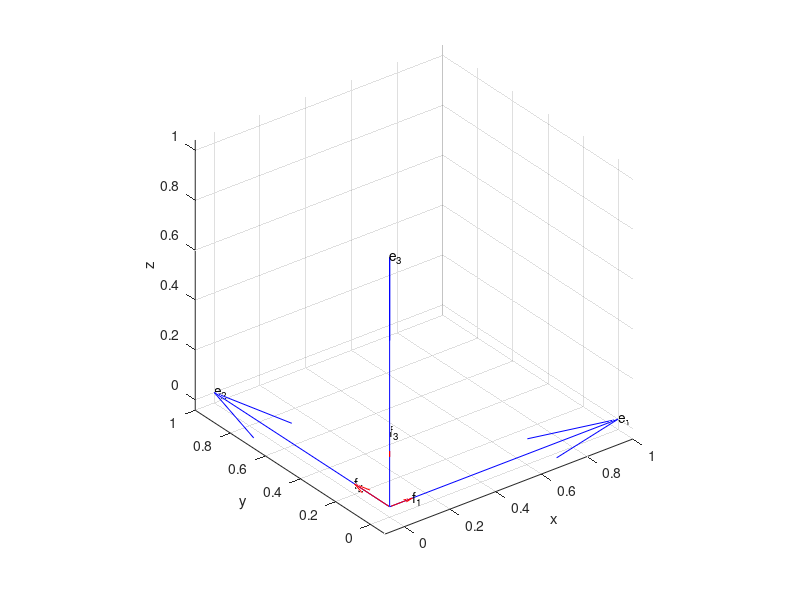

MATLAB code for this plot: (Note: this script raises an error after producing the figure.)
function tutor_introframes %TUTOR
%TUTOR_INTROFRAMES Introduction to frames in finite dimensions
%
%   This demonstration explains some basic concepts of the frame theory using
%   linear algebra examples in $\mathbb{R}^L$ ($L=3$, $L=2$). 
%
%   Basic frame theory
%   ------------------
%
%   A frame in a Hilbert space $\mathcal{H}$ is a collection of vectors 
%   $\varphi_n\in\mathcal{H}$ for which the following holds for all $f\in \mathcal{H}$ :
%
%   ..
%       A||f||^2 <= sum |<\varphi_n,f>|^2 <= B||f||^2
%                    n
%
%   .. math:: A||f||^2 \leq \sum_n |\langle \varphi_n,f \rangle|^2\leq
%      B||f||^2
%
%   with frame bounds $A,B$ being $0<A\leq B < \infty$. Analysis operator
%   associated with a frame is denoted $F^*:\mathcal{H}\rightarrow\mathcal{G}$,
%   and acts as $F^*f=\langle \varphi_n,f \rangle$ for all $n$
%   The synthesis operator is denoted as $F:\mathcal{G}\rightarrow\mathcal{H}$ 
%   and acts as $Fc=\sum_n\varphi_n c_n$. Operators are adjoint to each
%   other.
%   A frame operator $S:\mathcal{H}\rightarrow\mathcal{H}$ is
%   invertible on $\mathcal{H}$ and it is formed as $S=FF^*$. The Grammian
%   $G:\mathcal{G}\rightarrow\mathcal{G}$ is given as $G=F^*F$.
%
%   In case $\mathcal{H}=\mathbb{C}^L$, frame vectors can be organized as
%   columns of a matrix which then forms the frame synthesis operator 
%   $F$ and the analysis operator is its adjoint $F^*$. 
%
%
%   Fundamental operator spaces
%   ---------------------------
%
%   rank, full row rank..
%   
%
%   References: ch08 koche08 caku13
%

%% 
%   Setup
%   -----
%   MAT2DOC: AUDIO 'This is gspi' gspi 44100
%   MAT2DOC: AUDIO 'This is gspi' 0.5*gspi 44100
%   MAT2DOC: AUDIO 'This is gspi' 0.7*gspi 44100
%
f = [0.1,0.2,0.3]';

%% 
%   Case 1: Orthonormal basis
%   -------------------------
%
%   In the following code snippet, columns of the matrix we create a orthonormal
%   basis in $\mathbb{R}^3$.
%   

% Identity matrix
F1 = eye(3)

%%  
%   Next, we plot the frame vectors as  

% Plot it
plotCurrent(F1,f,f)

%%
%   We apply the analysis operator of the frame just created and plot.  
%

% Analysis operator is conjugate transpose F1'
c1 = F1'*f

%%
%   Frame operator
S = F1*F1'

%%
%   Gram operator
G = F1'*F1

%%
%   Frame bounds and related 

% Lower frame bound
A = min(svd(F1))^2; % This is equivalent: A = min(eigs(S))

% Upper frame bound
B = max(svd(F1))^2; % This is equivalent: B = max(eigs(S))

fprintf('Lower frame bound A=%d, upper framebound B=%d\n',A,B)

% Condition number 
cond_num = norm(B/A); 

% Norm of a matrix
matrix_norm = sqrt(B);

% Redundancy of a frame
[M,N] = size(F1);
framered = N/M;

fprintf('Cond. num=%d\nmatrix norm = %d\nframe redundancy=%d\n',...
         cond_num, matrix_norm, framered)
     
%%
%   Fundamental spaces of operators derived from the singular value
%   decomposition.
%


     
     
%%
%   Additional frame parameters

% Is it tight?
is_tight = A == B;

% Is it Parseval tight?
is_parsevaltight = (A == 1 && B == 1);

% Is it equal norm?
is_equalnorm = all(sum(F1.^2).^(1/2) == norm(F1(:,1)));

% Is it equiangular?
% (All off-diagonal entries in the Gram matrix should be equal)
is_equiangular = all( G(~eye(size(G))) == G(1,2) );

fprintf(['Frame is tight? %s\nFrame is Parseval tight %s?\nFrame is ',...
         'equal-norm? %s\nFrame is equiangular? %s'],...
         ltos(is_tight),ltos(is_parsevaltight),ltos(is_equalnorm),...
         ltos(is_equiangular));

% [U,s,V]=svd([1,0;0,1;1,1]);

% Project orthonormal basis in 3D to a 2D plane and check properties 
% of the resulting frame (Naimark theorem) 

%%
%   Case 2: Another orthonormal basis
%   ---------------------------------
%
%   This is unitary isomorphic to F1 as it is obtained
%   as F2=R*F1, where R is unitary rotation matrix.
%   (rotated by 20 degrees)
F2 = rot(F1,20)

%%
%   Visualize the same vector
%

% Plot it
plotCurrent(F2,f,f);

%%
%   Gram matrix and all other frame properties are equal to case 1.
S2 = F2*F2'

%%
%   Case 3: Redundant tight frame
%   -----------------------------
%
%   In the following, we add 4th column to the frame from case 1. It cannot
%   be a basis as 

F3 = [0 sin(pi/3)  -sin(pi/3) 0
      0 sin(pi/6)  sin(pi/6)  -sin(pi/6)
      1 -sin(pi/6) -sin(pi/6) -sin(pi/6) ];
F3 = normalize(F3)
  
norm(F3(:,4))

% Plot it
plotCurrent(F3,f,f);
% Lower frame bound
A = min(svd(F3))^2; % This is equivalent: A = min(eigs(S))

% Upper frame bound
B = max(svd(F3))^2; % This is equivalent: B = max(eigs(S))

fprintf('Lower frame bound A=%d, upper framebound B=%d\n',A,B)

%%
%   Case X: Frame for a subspace


%% 
%   Case X: Checking Naimark theorem 

%%
%   Case X: Making any frame tight


function plotfinframe(A,B)
% Funkce vykresli v R^3 system generatoru obsazeny ve sloupcich A,
% pokud je zadano, tak i B, pak jinou barvou vykresli i druhy system
% generatoru.
% h....handle na osy, v nichz probehlo vykresleni

%% Kresleni
[~,n] = size(A);
% puvodni frejm
zer = zeros(n,1);
quiver3(zer,zer,zer,A(1,:)',A(2,:)',A(3,:)',0,'b');
hold on;
for cnt = 1:n
    text(A(1,cnt), A(2,cnt), A(3,cnt),['e_' num2str(cnt)]);
end

xlabel('x');
ylabel('y');
zlabel('z');
axis equal;

% druhy frejm
if nargin>1
    quiver3(zer,zer,zer,B(1,:)',B(2,:)',B(3,:)',0,'r');
    for cnt = 1:n
        text(B(1,cnt), B(2,cnt), B(3,cnt),['f_' num2str(cnt)]);
    end
end
axis equal;
hold off;


function plotCurrent(A,x,xhat)
if nargin<3
   xhat = x
end
%% Vykresleni v grafu
[m,n] = size(A);
if m ~= 3
    disp('POZOR: Graf je pro R^3, vstupni matice nevyhovuje, graf nebude vykreslen')
    return
end


clf;
% dva frejmy
plotfinframe(A,bsxfun(@times,A,(A'*x)'));
zer = zeros(3,1);

% vykresleni puvodniho a rekonstruovaneho vektoru
bJsouTotozne = norm(x-xhat) < 1e-3;

hold on
h = plot3(x(1),x(2),x(3),'Xk'); % vykreslení pùvodního vektoru
set(h,'LineWidth',2);
set(h,'MarkerSize',12);
if bJsouTotozne
    text(x(1)+0.05,x(2),x(3),['x=xhat']) %jsou
else
    text(x(1)+0.05,x(2),x(3),['x']) %nejsou
end

% pokud se x a xhat lisi, pak se vykresli jeste to xhat
if ~bJsouTotozne
    h = plot3(xhat(1),xhat(2),xhat(3),'Xg'); % vykreslení rekonstruovaného vektoru
    text(xhat(1)+0.05,xhat(2),xhat(3),['xhat'])
    set(h,'LineWidth',2);
    set(h,'MarkerSize',12);
end
axis auto
axis equal
hold off;

function [xhat,dualsystem,coefs] = demo_frejmy(A,f)

% Demo funkce, která ukazuje báze a frejmy jednak výpoètem, jednak v grafu
% (pøed prvním sputìním je tøeba naèíst data: load('frejmy-data.mat') )

%% Vypocty
% výpoèet souradnic v primarnim systému generátorù pomoci skalarnich
% soucinu s duálním systemem
[coefs,B] = dualcoefs(A,f);
dualsystem = B;

% rekonstruovany vektor
xhat = A*coefs;


%% Vykresleni v grafu
[m,n] = size(A);
if m ~= 3
    disp('POZOR: Graf je pro R^3, vstupni matice nevyhovuje, graf nebude vykreslen')
    return
end

figure
% dva frejmy
h = plotfinframe(A,B);

% vykresleni puvodniho a rekonstruovaneho vektoru
bJsouTotozne = norm(f-xhat) < 10e-3;

axes(h)
h = plot3(f(1),f(2),f(3),'Xk'); % vykreslení pùvodního vektoru
set(h,'LineWidth',2);
set(h,'MarkerSize',12);
if bJsouTotozne
    text(f(1)+0.05,f(2),f(3),['x=xhat']) %jsou
else
    text(f(1)+0.05,f(2),f(3),['x']) %nejsou
end

% pokud se x a xhat lisi, pak se vykresli jeste to xhat
if ~bJsouTotozne
    h = plot3(xhat(1),xhat(2),xhat(3),'Xg'); % vykreslení rekonstruovaného vektoru
    text(xhat(1)+0.05,xhat(2),xhat(3),['xhat'])
    set(h,'LineWidth',2);
    set(h,'MarkerSize',12);
end
axis auto
axis equal

function F = rot(F,angle,rotaxis)
%   ROT Rotate vectors

if nargin<3
    rotaxis = [1,1,1]';
end

t = pi*angle/180;
rotaxis = rotaxis/norm(rotaxis);
u = rotaxis(1); v = rotaxis(2); w = rotaxis(3);
R = [u^2+(1-u^2)*cos(t), u*v*(1-cos(t))-w*sin(t), u*w*(1-cos(t))+v*sin(t);...
     u*v*(1-cos(t))+w*sin(t), v^2+(1-v^2)*cos(t), v*w*(1-cos(t))-u*sin(t);...
     u*w*(1-cos(t))-w*sin(t), v*w*(1-cos(t))+u*sin(t), w^2+(1-w^2)*cos(t) ];
 
F = R*F;

function projontosub(Fsub,F)


function s = ltos(l)
if l
    s = 'true';
else
    s = 'false';
end



% Null space of F*: Fc=0
% 
% For full-space frames  
% null(F*) = {0}

% Invertible == bijective == injective kerT={0} (null) and surjective ranT = R^N
% ker T = orth. complement of (ran T*)

% Projection P is orthogonal if it is self adjoint.

% Frames for subspaces of R^2

% Maximally robust (every n x n submatrix of F* is invertible)
% (Full spark)

% Equivalence of frames (isomorphism of frames): Frames F,G are equivalent 
% (or uniratily isomorphic) if UF=G, where U is arbitrary square matrix. 
% Parseval tight frame obtained as G = S^(-1/2)F is equivalent with F as
% well as the canonical dual frame is isomorphic (the only one among all 
% dual frames). Kernels and ranges are equal.
% Unitary isomorphic frames: The same but U is unitary. 
% ||Fc|| == ||Gc||
% F*F==G*G
%   Gram matrices of frames F1 and F2 are equal

% Symmetry https://www.math.auckland.ac.nz/~waldron/Preprints/Frame-symmetries/CA-02-060-RD.pdf

% Naimark theorem Parseval tight frame is a projection of a ONB from a
% higher dimension, general frame is a projection of a Riez basis from a higher dimension

% If F is a frame then_
% (1) VFU is a frame for any invertible matrices U, V .
% (2) If F is tight frame/unit-norm tight frame, then aVFU is tight
% frame/unit-norm tight frame for any unitary matrices U, V and a ~= 0.
%(3) If F is equal-norm, then aDFU is equal-norm for any
%diagonal unitary matrix D, unitary matrix U , and a = 0.
%(4) If F is maximally robust, then DFU is maximally robust
%for any invertible diagonal matrix D and any invertible
%matrix U .
%(5) If F is unit-norm tight frame and maximally robust, then
%DFU is unit-norm tight frame and maximally robust for any
%unitary diagonal matrix D and any unitary matrix U .

